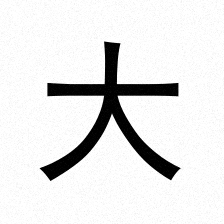
#> input picture data/synthetic/good/da_good_0000.png, 224 x 224 px
$ python -i service.py   (imports and definitions only)
#> lines starting #> are read from the running program, lines starting #| are printed output that depends on the picture; after the words box and inside, x2 and y2 are one past the last pixel; in counts of white or black regions, pixels touching at a corner belong together
#> further down, picture is the input picture: shape (224, 224, 3); min 0, max 255, mean 229.4
"""
InkPi 图像预处理服务

参考 DeepVision 的图像处理设计
提供毛笔字图像的预处理功能
"""
import numpy as np
import cv2
from typing import Tuple, Optional
import logging

logger = logging.getLogger(__name__)


class PreprocessingService:
    """
    图像预处理服务

    功能:
    - 图像增强
    - 去噪
    - 二值化
    - 透视校正
    - 尺寸调整
    """

    def __init__(self, config: dict = None):
        self.config = config or {}
        self.target_size = self.config.get("target_size", 224)
        self.threshold_method = self.config.get("threshold_method", "otsu")
        self.blur_kernel = self.config.get("blur_kernel", 3)

    def process(self, image: np.ndarray) -> np.ndarray:
        """执行完整预处理流程"""
        gray = self.to_grayscale(image)
        denoised = self.denoise(gray)
        enhanced = self.enhance_contrast(denoised)
        binary = self.binarize(enhanced)
        resized = self.resize(binary)
        return resized

    def to_grayscale(self, image: np.ndarray) -> np.ndarray:
        """转换为灰度图"""
        if len(image.shape) == 3:
            return cv2.cvtColor(image, cv2.COLOR_BGR2GRAY)
        return image

    def denoise(self, image: np.ndarray) -> np.ndarray:
        """去噪处理"""
        if self.blur_kernel > 0:
            image = cv2.GaussianBlur(image, (self.blur_kernel, self.blur_kernel), 0)
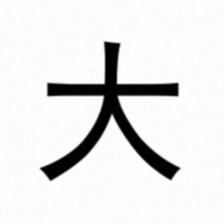
#> image: shape (224, 224); min 0, max 255, mean 229.4
        return image

    def enhance_contrast(self, image: np.ndarray) -> np.ndarray:
        """对比度增强 - 使用 CLAHE"""
        clahe = cv2.createCLAHE(clipLimit=2.0, tileGridSize=(8, 8))
        return clahe.apply(image)

    def binarize(self, image: np.ndarray) -> np.ndarray:
        """二值化处理"""
        if self.threshold_method == "otsu":
            _, binary = cv2.threshold(image, 0, 255, cv2.THRESH_BINARY + cv2.THRESH_OTSU)
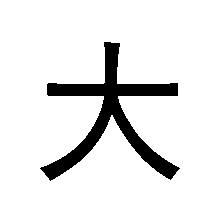
#> binary: shape (224, 224); 90.7% white; 1 black region, box (x1, y1, x2, y2) and area: (40, 42, 180, 181) 4690
        elif self.threshold_method == "adaptive":
            binary = cv2.adaptiveThreshold(image, 255, cv2.ADAPTIVE_THRESH_GAUSSIAN_C, cv2.THRESH_BINARY, 11, 2)
        else:
            _, binary = cv2.threshold(image, 127, 255, cv2.THRESH_BINARY)
        return binary

    def resize(self, image: np.ndarray) -> np.ndarray:
        """调整图像尺寸"""
        return cv2.resize(image, (self.target_size, self.target_size), interpolation=cv2.INTER_AREA)

    def crop_to_content(self, image: np.ndarray, padding: int = 10) -> np.ndarray:
        """裁剪到内容区域"""
        if len(image.shape) == 3:
            gray = cv2.cvtColor(image, cv2.COLOR_BGR2GRAY)
        else:
            gray = image

        _, binary = cv2.threshold(gray, 127, 255, cv2.THRESH_BINARY)
        coords = cv2.findNonZero(255 - binary)

        if coords is None:
            return image

        x, y, w, h = cv2.boundingRect(coords)
        x = max(0, x - padding)
        y = max(0, y - padding)
        w = min(image.shape[1] - x, w + 2 * padding)
        h = min(image.shape[0] - y, h + 2 * padding)

        return image[y:y+h, x:x+w]

    def preprocess_for_model(self, image: np.ndarray) -> np.ndarray:
        """为模型推理预处理图像"""
        processed = self.process(image)
        normalized = processed.astype(np.float32) / 255.0
        return normalized[np.newaxis, :, :]

>>> import cv2
>>> picture = cv2.imread('../synthetic/good/da_good_0000.png')
>>> result = PreprocessingService().process(picture)

$ run again, on data/synthetic/good/da_good_0001.png
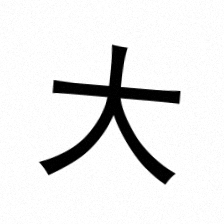
#> input picture data/synthetic/good/da_good_0001.png, 224 x 224 px
#> picture is the input picture: shape (224, 224, 3); min 0, max 255, mean 231.3
#> in denoise, `image = cv2.GaussianBlur(image, (self.blur_kernel, self.blur_kernel), 0)`:
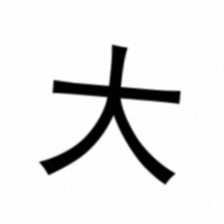
#> image: shape (224, 224); min 0, max 255, mean 231.3
#> in binarize, `_, binary = cv2.threshold(image, 0, 255, cv2.THRESH_BINARY + cv2.THRES..`:
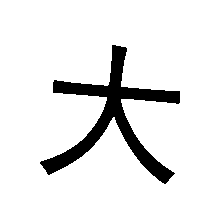
#> binary: shape (224, 224); 91.2% white; 1 black region, box (x1, y1, x2, y2) and area: (40, 45, 180, 184) 4434
